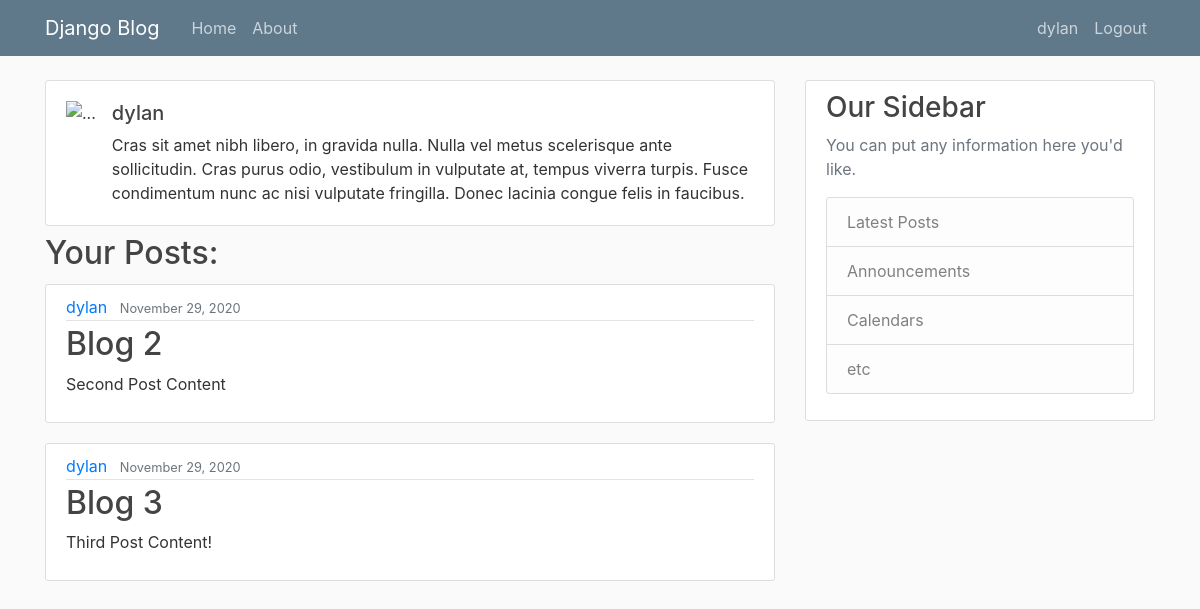
/profile/ (signed in), run on the app's committed database.
### blog/models.py (models this page shows, shortened)
class Post(models.Model):
    title = models.CharField(max_length=100)
    content = models.TextField()
    date_posted = models.DateTimeField(default=timezone.now)
    author = models.ForeignKey(User, on_delete=models.CASCADE)

### users/views.py (the view)
# urls.py: path('profile/', user_views.profile, name='profile'),
@login_required
def profile(request):
    context = {
        'posts': Post.objects.filter(author=request.user.id),
    }
    return render(request, 'users/profile.html', context)

### users/templates/users/profile.html
{% extends "blog/base.html" %}
    {% block content %}
    <div class ="card">
    <div class = "card-body">
    <div class="media">
        <img src="..." class="mr-3" alt="...">
        <div class="media-body">
          <h5 class="mt-0">{{user.username}}</h5>
          Cras sit amet nibh libero, in gravida nulla. Nulla vel metus scelerisque ante sollicitudin. Cras purus odio, vestibulum in vulputate at, tempus viverra turpis. Fusce condimentum nunc ac nisi vulputate fringilla. Donec lacinia congue felis in faucibus.
        </div>
      </div>
    </div>
    </div>
    <div class="pt-2"></div>
    <h2>Your Posts:</h2>
    <div class="pt-1"></div>
    {% for post in posts %}
        <article class="media content-section">
            <div class="media-body">
            <div class="article-metadata">
                <a class="mr-2" href="#">{{ post.author }}</a>
                <small class="text-muted">{{ post.date_posted|date:"F d, Y" }}</small>
            </div>
            <h2><a class="article-title" href="#">{{ post.title }}</a></h2>
            <p class="article-content">{{ post.content }}</p>
            </div>
        </article>
    {% endfor %}
{% endblock content %}

### blog/templates/blog/base.html (shortened to what this page needs)
{% load static %}
<!DOCTYPE html>
<html>
    <head>
        <link rel="stylesheet" href="https://cdn.jsdelivr.net/npm/bootstrap@4.5.3/dist/css/bootstrap.min.css">
        <link rel="stylesheet" type="text/css" href="{% static 'blog/main.css' %}">
    </head>
    <body>
        <header class="site-header">
            <nav class="navbar navbar-expand-md navbar-dark bg-steel fixed-top">
            <div class="container">
                <a class="navbar-brand mr-4" href="{% url 'blog-home'%}">Django Blog</a>
                <div class="collapse navbar-collapse" id="navbarToggle">
                <div class="navbar-nav mr-auto">
                    <a class="nav-item nav-link" href="{% url 'blog-home'%}">Home</a>
                    <a class="nav-item nav-link" href="{% url 'blog-about'%}">About</a>
                </div>
                <div class="navbar-nav">
                    {% if user.is_authenticated %}
                        <a class="nav-item nav-link" href="{% url 'profile' %}">{{user.username}}</a>
                        <a class="nav-item nav-link" href="{% url 'logout' %}">Logout</a>
                    {% else %}
                        <a class="nav-item nav-link" href="{% url 'login' %}">Login</a>
                        <a class="nav-item nav-link" href="{% url 'register' %}">Register</a>
                    {% endif %}
                </div>
                </div>
            </div>
            </nav>
        </header>
        <main role="main" class="container">
            <div class="row">
            <div class="col-md-8">
                {% block content %}{% endblock %}
            </div>
            <div class="col-md-4">
                <div class="content-section">
                <h3>Our Sidebar</h3>
                <p class='text-muted'>You can put any information here you'd like.
                    <ul class="list-group">
                    <li class="list-group-item list-group-item-light">Latest Posts</li>
                    <li class="list-group-item list-group-item-light">Announcements</li>
                    <li class="list-group-item list-group-item-light">Calendars</li>
                    <li class="list-group-item list-group-item-light">etc</li>
                    </ul>
                </p>
                </div>
            </div>
            </div>
        </main>
    </body>
</html>

### blog/static/blog/main.css (style rules this page uses)
body { background: #fafafa; color: #333333; margin-top: 5rem; }
h1, h2, h3, h4, h5, h6 { color: #444444; }
ul { margin: 0; }
.bg-steel { background-color: #5f788a; }
.site-header .navbar-nav .nav-link { color: #cbd5db; }
.content-section { background: #ffffff; padding: 10px 20px; border: 1px solid #dddddd; border-radius: 3px; margin-bottom: 20px; }
.article-title { color: #444444; }
.article-content { white-space: pre-line; }
.article-metadata { padding-bottom: 1px; margin-bottom: 4px; border-bottom: 1px solid #e3e3e3; }

### data on the page
Post: author "dylan", date_posted "November 29, 2020", title "Blog 2", content "Second Post Content"
Post: author "dylan", date_posted "November 29, 2020", title "Blog 3", content "Third Post Content!"

### other printed values
{{ user.username }} "dylan"
